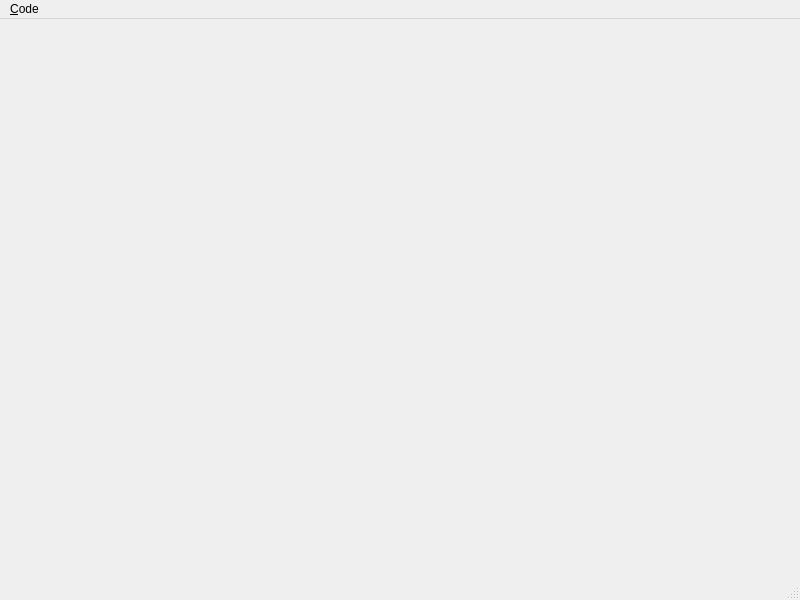
<?xml version="1.0" encoding="UTF-8"?>
<ui version="4.0">
 <class>IDEWindow</class>
 <widget class="QMainWindow" name="IDEWindow">
  <property name="geometry">
   <rect>
    <x>0</x>
    <y>0</y>
    <width>800</width>
    <height>600</height>
   </rect>
  </property>
  <property name="windowTitle">
   <string>PieThon</string>
  </property>
  <property name="windowIcon">
   <iconset resource="resources.qrc">
    <normaloff>:/resources/pieThonLogo.png</normaloff>:/resources/pieThonLogo.png</iconset>
  </property>
  <widget class="QWidget" name="centralwidget">
   <layout class="QVBoxLayout" name="verticalLayout"/>
  </widget>
  <widget class="QMenuBar" name="menubar">
   <property name="geometry">
    <rect>
     <x>0</x>
     <y>0</y>
     <width>800</width>
     <height>26</height>
    </rect>
   </property>
   <widget class="QMenu" name="menu_Code">
    <property name="title">
     <string>&amp;Code</string>
    </property>
    <addaction name="actionRun"/>
    <addaction name="actionStop"/>
   </widget>
   <addaction name="menu_Code"/>
  </widget>
  <widget class="QStatusBar" name="statusbar"/>
  <action name="actionRun">
   <property name="text">
    <string>Exécuter</string>
   </property>
   <property name="shortcut">
    <string>Ctrl+R</string>
   </property>
  </action>
  <action name="actionStop">
   <property name="enabled">
    <bool>false</bool>
   </property>
   <property name="text">
    <string>Arrêter</string>
   </property>
   <property name="shortcut">
    <string>Ctrl+S</string>
   </property>
  </action>
 </widget>
 <resources>
  <include location="resources.qrc"/>
 </resources>
 <connections/>
</ui>
